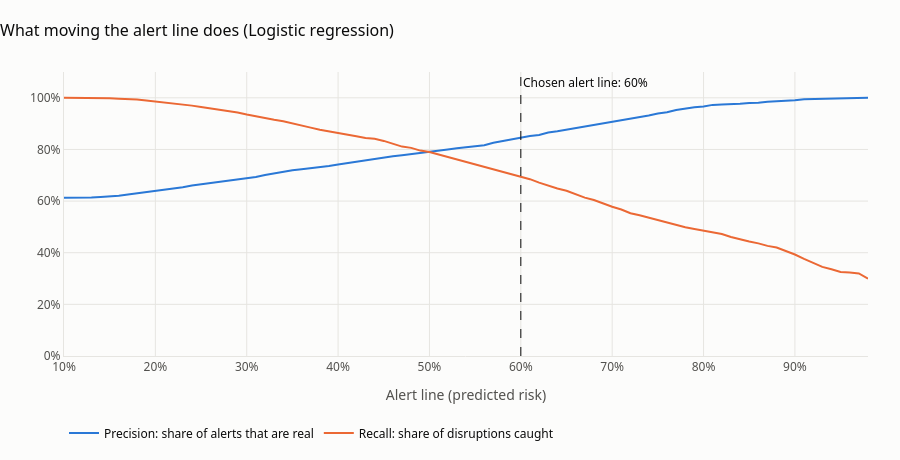

The code cell stored with this chart in its notebook:
### Code cell
ALERT_LINE = 0.60

grid = np.linspace(0.10, 0.98, 89)
curve = pd.DataFrame([alert_line(t) for t in grid])

fig = go.Figure()
fig.add_trace(go.Scatter(x=grid, y=curve["precision"], mode="lines", name="Precision: share of alerts that are real",
                         line=dict(color=BLUE, width=2), hovertemplate="Line at %{x:.0%}<br>Precision %{y:.0%}<extra></extra>"))
fig.add_trace(go.Scatter(x=grid, y=curve["recall"], mode="lines", name="Recall: share of disruptions caught",
                         line=dict(color=ORANGE, width=2), hovertemplate="Line at %{x:.0%}<br>Recall %{y:.0%}<extra></extra>"))
fig.add_vline(x=ALERT_LINE, line=dict(color=INK, width=1, dash="dash"))
fig.add_annotation(x=ALERT_LINE, y=1.06, text=f"Chosen alert line: {ALERT_LINE:.0%}", showarrow=False,
                   xanchor="left", font=dict(color=INK))
fig.update_xaxes(title_text="Alert line (predicted risk)", tickformat=".0%")
fig.update_yaxes(tickformat=".0%", range=[0, 1.1])
style(fig, f"What moving the alert line does ({CHOSEN})", height=460)
fig.update_layout(legend=dict(orientation="h", y=-0.22, x=0, font=dict(color=INK)), margin=dict(b=100))
fig.show()

chosen_line = alert_line(ALERT_LINE)
print(f"At an alert line of {ALERT_LINE:.0%}, per 1,000 shipments:")
print(f"  alerts raised      : {chosen_line['alerts_per_1000']:.0f}")
print(f"  of which real      : {chosen_line['real_per_1000']:.0f}  (precision {chosen_line['precision']:.0%})")
print(f"  false alarms       : {chosen_line['false_alarms_per_1000']:.0f}")
print(f"  disruptions caught : {chosen_line['recall']:.0%} of all disruptions")
print(f"  'alert on everything' would raise 1,000 alerts with {(~disrupted_mask).mean() * 1000:.0f} false alarms")

### Figure 1 — Plotly figure (JSON) as saved in the notebook; plotly's stock layout.template omitted (floating-point values rounded to 4 significant figures)
{"data": [{"hovertemplate": "Line at %{x:.0%}<br>Precision %{y:.0%}<extra></extra>", "line": {"color": "#2a78d6", "width": 2}, "mode": "lines", "name": "Precision: share of alerts that are real", "type": "scatter", "x": [0.1, 0.11, 0.12, 0.13, 0.14, 0.15, 0.16, 0.17, 0.18, 0.19, 0.2, 0.21, 0.22, 0.23, 0.24, 0.25, 0.26, 0.27, 0.28, 0.29, 0.3, 0.31, 0.32, 0.33, 0.34, 0.35, 0.36, 0.37, 0.38, 0.39, 0.4, 0.41, 0.42, 0.43, 0.44, 0.45, 0.46, 0.47, 0.48, 0.49, 0.5, 0.51, 0.52, 0.53, 0.54, 0.55, 0.56, 0.57, 0.58, 0.59, 0.6, 0.61, 0.62, 0.63, 0.64, 0.65, 0.66, 0.67, 0.68, 0.69, 0.7, 0.71, 0.72, 0.73, 0.74, 0.75, 0.76, 0.77, 0.78, 0.79, 0.8, 0.81, 0.82, 0.83, 0.84, 0.85, 0.86, 0.87, 0.88, 0.89, 0.9, 0.91, 0.92, 0.93, 0.94, 0.95, 0.96, 0.97, 0.98], "y": [0.6125, 0.6127, 0.6127, 0.6139, 0.616, 0.6177, 0.6204, 0.6253, 0.6298, 0.6353, 0.6412, 0.6446, 0.6488, 0.6538, 0.6604, 0.6649, 0.6709, 0.6755, 0.6805, 0.6853, 0.6894, 0.6934, 0.7008, 0.7067, 0.7145, 0.7193, 0.7229, 0.7272, 0.73, 0.7358, 0.7415, 0.7468, 0.7542, 0.7579, 0.7634, 0.7682, 0.7735, 0.7774, 0.7825, 0.7865, 0.7917, 0.7949, 0.7999, 0.8045, 0.8091, 0.8114, 0.8165, 0.8257, 0.8323, 0.8393, 0.8467, 0.8522, 0.8563, 0.8656, 0.8702, 0.8765, 0.8798, 0.8878, 0.8943, 0.8993, 0.906, 0.9127, 0.9186, 0.9258, 0.9319, 0.9394, 0.9442, 0.9526, 0.9584, 0.9633, 0.9667, 0.9726, 0.9739, 0.9741, 0.9771, 0.9802, 0.9807, 0.9849, 0.9866, 0.9891, 0.9907, 0.9946, 0.9955, 0.9976, 0.9988, 1.0, 1.0, 1.0, 1.0]}, {"hovertemplate": "Line at %{x:.0%}<br>Recall %{y:.0%}<extra></extra>", "line": {"color": "#eb6834", "width": 2}, "mode": "lines", "name": "Recall: share of disruptions caught", "type": "scatter", "x": [0.1, 0.11, 0.12, 0.13, 0.14, 0.15, 0.16, 0.17, 0.18, 0.19, 0.2, 0.21, 0.22, 0.23, 0.24, 0.25, 0.26, 0.27, 0.28, 0.29, 0.3, 0.31, 0.32, 0.33, 0.34, 0.35, 0.36, 0.37, 0.38, 0.39, 0.4, 0.41, 0.42, 0.43, 0.44, 0.45, 0.46, 0.47, 0.48, 0.49, 0.5, 0.51, 0.52, 0.53, 0.54, 0.55, 0.56, 0.57, 0.58, 0.59, 0.6, 0.61, 0.62, 0.63, 0.64, 0.65, 0.66, 0.67, 0.68, 0.69, 0.7, 0.71, 0.72, 0.73, 0.74, 0.75, 0.76, 0.77, 0.78, 0.79, 0.8, 0.81, 0.82, 0.83, 0.84, 0.85, 0.86, 0.87, 0.88, 0.89, 0.9, 0.91, 0.92, 0.93, 0.94, 0.95, 0.96, 0.97, 0.98], "y": [1.0, 1.0, 0.9996, 0.9996, 0.9992, 0.998, 0.9967, 0.9963, 0.9931, 0.9898, 0.9861, 0.9833, 0.978, 0.9735, 0.9698, 0.9645, 0.9596, 0.9527, 0.9494, 0.9433, 0.9351, 0.9278, 0.9216, 0.9147, 0.909, 0.9016, 0.8922, 0.8845, 0.8763, 0.8706, 0.8653, 0.8596, 0.8514, 0.8445, 0.8416, 0.8331, 0.8224, 0.811, 0.8061, 0.7955, 0.7898, 0.78, 0.7718, 0.7608, 0.7506, 0.7408, 0.7318, 0.7233, 0.7131, 0.7037, 0.6922, 0.6849, 0.6714, 0.6596, 0.6486, 0.64, 0.6273, 0.6135, 0.6041, 0.5906, 0.578, 0.5673, 0.5531, 0.5449, 0.5359, 0.5249, 0.518, 0.5082, 0.4988, 0.4922, 0.4865, 0.4788, 0.4727, 0.4612, 0.4518, 0.4437, 0.4363, 0.4265, 0.42, 0.4069, 0.3931, 0.3763, 0.3604, 0.3453, 0.3359, 0.3257, 0.3233, 0.32, 0.2996]}], "layout": {"annotations": [{"font": {"color": "#0b0b0b"}, "showarrow": false, "text": "Chosen alert line: 60%", "x": 0.6, "xanchor": "left", "y": 1.06}], "font": {"color": "#52514e", "family": "Segoe UI, Arial, sans-serif", "size": 12}, "height": 460, "hoverlabel": {"bgcolor": "white", "font": {"color": "#0b0b0b"}}, "legend": {"font": {"color": "#0b0b0b"}, "orientation": "h", "x": 0, "y": -0.22}, "margin": {"b": 100, "l": 64, "r": 32, "t": 72}, "paper_bgcolor": "#fcfcfb", "plot_bgcolor": "#fcfcfb", "shapes": [{"line": {"color": "#0b0b0b", "dash": "dash", "width": 1}, "type": "line", "x0": 0.6, "x1": 0.6, "xref": "x", "y0": 0, "y1": 1, "yref": "y domain"}], "title": {"font": {"color": "#0b0b0b", "size": 16}, "text": "What moving the alert line does (Logistic regression)", "x": 0, "xanchor": "left"}, "xaxis": {"gridcolor": "#e6e5e1", "linecolor": "#e6e5e1", "tickformat": ".0%", "title": {"text": "Alert line (predicted risk)"}, "zeroline": false}, "yaxis": {"gridcolor": "#e6e5e1", "linecolor": "#e6e5e1", "range": [0, 1.1], "tickformat": ".0%", "zeroline": false}}}
